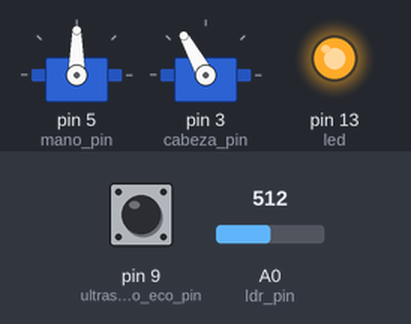
Bench run of a sketch on a simulated Arduino Uno, built with avr-gcc and run on an emulated ATmega328P. Parts: 2 × servo, output pins drawn as LEDs (lit = HIGH). The inputs (shaded band) are chosen by the test bench; at power-on: A0 (ldr_pin) = 512, pin 9 (ultrasonico_eco_pin) LOW. Pins used as bus, display or sensor lines are not drawn; what the sketch prints to the serial monitor is not drawn.

Above: at 1.2 s.
1.3 s: A0 (ldr_pin) set to 143
At 3.0 s:
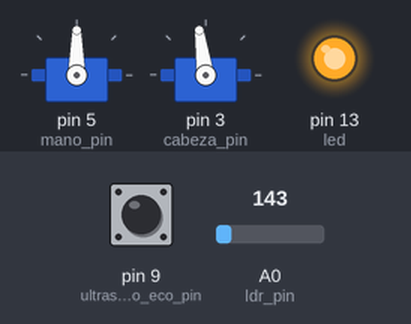
4.1 s: A0 (ldr_pin) set to 118
At 7.1 s:
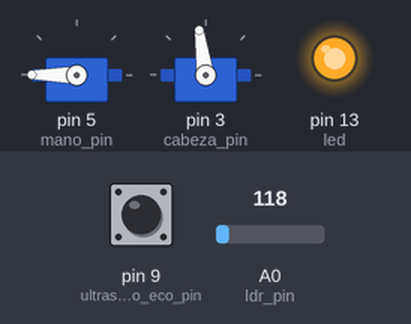
At 8.1 s:
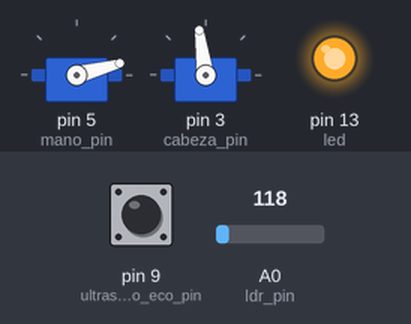
8.4 s: pin 9 (ultrasonico_eco_pin) pulsed HIGH 2 times (0.12 s each, 0.3 s apart)
12.7 s: pin 9 (ultrasonico_eco_pin) pulsed HIGH 2 times (0.12 s each, 0.3 s apart)
Timing chart, 0 to 16.7 s (numbered marks = the images above; inputs shaded):
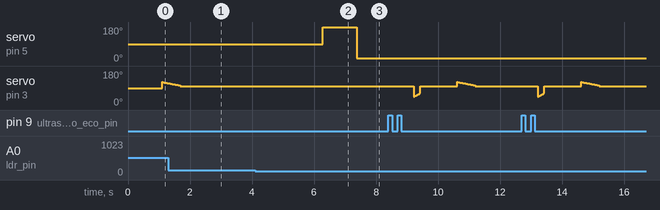

The sketch:

robot.ino
```cpp
#include <Servo.h>

int mano_pin = 5;
int cabeza_pin = 3;
int pos;

int ldr_pin = A0;
int ldr_value;
int ldr_umbral = 130;
int ultrasonico_trigger_pin = 8;
int ultrasonico_eco_pin = 9;
long ultrasonico_value;
long tiempo;
int ultrasonico_umbral = 45;
int ultrasonico_last;
int led = 13;
int atencion = 0;
int moneda_status = 0;

int chan1 = 144;
int chan2 = 145;

int cabeza_status = 0;
Servo mano;
Servo cabeza;

#define CW   1800
#define STOP 1550
#define CCW  1000

void abrir_mano()
{
  mano.write(200);

}

void cerrar_mano()
{
  mano.write(15);

}

void subir_cabeza()
{
  if (cabeza_status == 0)
  {
    delay(100);
    cabeza.writeMicroseconds(CCW);
  for(pos = 0; pos < 190; pos++)
  {
    cabeza.writeMicroseconds(CW-pos);
    delay(3);
  }
  cabeza.writeMicroseconds(STOP);
  cabeza_status = 1;
  }
}

void bajar_cabeza()
{
  if (cabeza_status)
  {
  cabeza.writeMicroseconds(CCW);
  //delay(100);
  for(pos = 0; pos < 190; pos++)
  {
    cabeza.writeMicroseconds(CCW+pos);
    delay(1);
  }
  cabeza.writeMicroseconds(STOP);
  cabeza_status = 0;
  }

}

void MIDImessage(byte command, byte data1, byte data2)
{
  Serial.write(command);
  Serial.write(data1);
  Serial.write(data2);
}

void midi_note(int chan, int nota, int vel)
{
  int temp_millis = millis();
  MIDImessage(chan, nota, vel);
  delay(100);
  MIDImessage(chan, nota, 0);
}

void moneda()
{
  if(moneda_status == 0){
    moneda_status = 1;
    delay(200);
    abrir_mano();
    //subir_cabeza();
    midi_note(chan1,1,transform_range(ldr_value, 1023));
    delay(1000);
    cerrar_mano();
    //bajar_cabeza();
  }
}

long ultrasonico()
{
  digitalWrite(ultrasonico_trigger_pin, LOW);
  delayMicroseconds(5);
  digitalWrite(ultrasonico_trigger_pin, HIGH);
  delayMicroseconds(10);
  tiempo = pulseIn(ultrasonico_eco_pin, HIGH);
  return min(tiempo*0.017, 170);
}

int transform_range(long x,int max)
{
  int result = map(x, 0, max, 0, 127);
  //Serial.print("result!! ");
  //Serial.println(result);
  return result;
}
int transform_range(int x, int max)
{
  int result = map(x, 0, max, 0, 127);
  //Serial.print("result!! ");
  //Serial.println(result);
  return result;
}

void setup() {
  // initialize serial communication:
  Serial.begin(9600);
  mano.attach(mano_pin);
  cabeza.attach(cabeza_pin);
  pinMode(led, OUTPUT);
  digitalWrite(led, HIGH);   // turn the LED on (HIGH is the voltage level)
  pinMode(ldr_pin, INPUT);
  pinMode(ultrasonico_trigger_pin, OUTPUT);
  pinMode(ultrasonico_eco_pin, INPUT);
  ultrasonico_last = millis();
}

void loop() {
  ldr_value = analogRead(ldr_pin);
  ultrasonico_value = ultrasonico();
  //Serial.print("ldr: ");
  //Serial.println(ldr_value);
  //Serial.print("ultrasonico: ");
  //Serial.println(ultrasonico_value);

  if(ldr_value < ldr_umbral)
  {
    moneda();
  }
  else
  {
    moneda_status = 0;
    //midi_note(chan1,0,transform_range(ldr_value, 1023));
  }

  if(ultrasonico_value < 170)
  {
    atencion = 1;
  }
  if(ultrasonico_value < ultrasonico_umbral)
  {
    subir_cabeza();
    atencion = 2;
    if (10000 < millis() - ultrasonico_last)
    {
      atencion = 3;
      if (30000 < millis() - ultrasonico_last)
      {
        atencion = 4;
      }
    }
  }
  else
  {
    atencion = 0;
    ultrasonico_last = millis();
    delay(400);
    bajar_cabeza();
  }
  midi_note(chan2, atencion, transform_range(ultrasonico_value, 170));
}
```

Measured:
- the behaviour switches between 130 and 129 on A0 (ldr_pin) (found by bisection; images 1 and 2)
- after the input at 4.1 s, servo on pin 5 (mano_pin): 90° → 180° after 2.2 s, → 15° 1.1 s later
